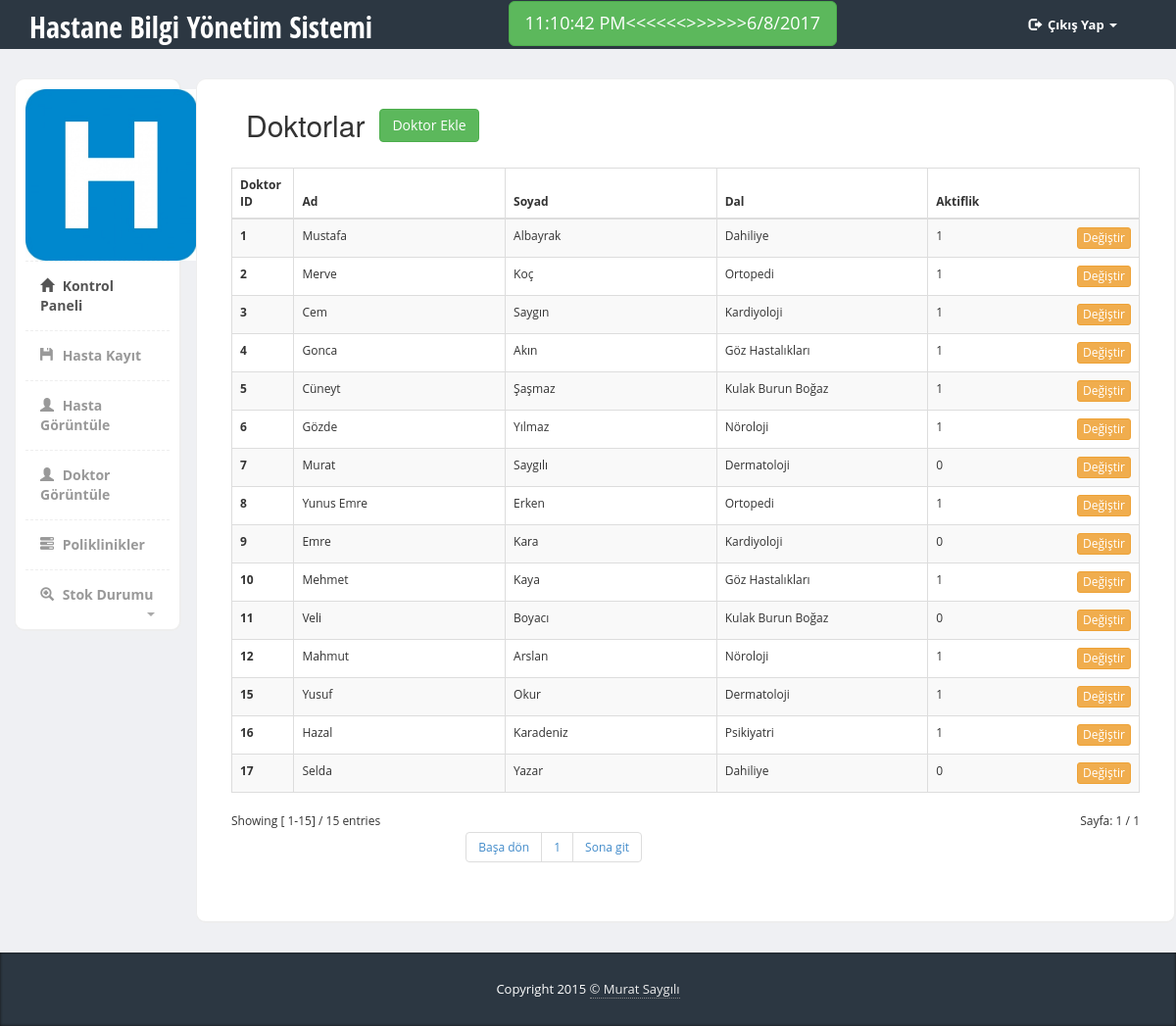
The app's page /bilgi/doktorGoruntule.php (signed in) with its own data.
### tables this page shows
CREATE TABLE IF NOT EXISTS `doktor` (
  `dr_no` int(11) NOT NULL AUTO_INCREMENT,
  `dr_dal_no` int(11) DEFAULT NULL,
  `dr_ad` varchar(15) NOT NULL,
  `dr_soyad` varchar(15) NOT NULL,
  `durum` int(11) NOT NULL DEFAULT '1',
  PRIMARY KEY (`dr_no`),
  KEY `dr_dal_no` (`dr_dal_no`),
  KEY `dr_dal_no_2` (`dr_dal_no`)
);

CREATE TABLE IF NOT EXISTS `pol_dal` (
  `pol_no` int(11) NOT NULL AUTO_INCREMENT,
  `pol_ad` varchar(25) NOT NULL,
  PRIMARY KEY (`pol_no`)
);

### bilgi/doktorGoruntule.php (the view, shortened to what this page needs)
<?php
include_once 'config.php';
include_once 'functions.php';
print getHeader("Doktor Listesi");
?>
    <div class="page-content">
    	<div class="row">
		  <div class="col-md-2">
		  	<div class="sidebar content-box" style="display: block;">
                <?php print getMenu();?>
             </div>
		  </div>
		  <div class="col-md-10">
		  	<div class="row">
		  	<div class="content-box-large">
				<div class="panel-heading">
					<div class="panel-title"><h2>Doktorlar</h2></div>
					<input class="btn btn-success" type="button" value="Doktor Ekle"
				onclick="window.open('doktorEkle.php','ornekpencere',' width=400,height=600,left=300,top=30');">
				</div>
				<div class="panel-body">
					<div id="example_wrapper" class="dataTables_wrapper form-inline"
						role="grid">
						<table aria-describedby="example_info"
							class="table table-striped table-bordered dataTable" id="example"
							border="0" cellpadding="0" cellspacing="0">
							<thead>
								<tr role="row">
									<th	aria-label="Rendering engine: activate to sort column descending"
										aria-sort="ascending" style="width: 5px;" colspan="1"
										rowspan="1" aria-controls="example" tabindex="0"
										role="columnheader" class="sorting_asc">Doktor ID</th>
									<th aria-label="Browser: activate to sort column ascending"
										style="width: 200px;" colspan="1" rowspan="1"
										aria-controls="example" tabindex="0" role="columnheader"
										class="sorting">Ad</th>
									<th aria-label="Browser: activate to sort column ascending"
										style="width: 200px;" colspan="1" rowspan="1"
										aria-controls="example" tabindex="0" role="columnheader"
										class="sorting">Soyad</th>
									<th aria-label="Browser: activate to sort column ascending"
										style="width: 200px;" colspan="1" rowspan="1"
										aria-controls="example" tabindex="0" role="columnheader"
										class="sorting">Dal</th>
									<th aria-label="Browser: activate to sort column ascending"
										style="width: 200px;" colspan="1" rowspan="1"
										aria-controls="example" tabindex="0" role="columnheader"
										class="sorting">Aktiflik</th>
								</tr>
							</thead>
							<tbody aria-relevant="all" aria-live="polite" role="alert">
		 		<?php
			$num_rec_per_page = 20;
			if (isset ( $_GET ["page"] )) {
				$page = $_GET ["page"];
			} else {
				$page = 1;
			}
			$start_from = ($page - 1) * $num_rec_per_page;
			$sql = "SELECT * FROM doktor LIMIT $start_from, $num_rec_per_page";
			$rs_result = mysql_query ( $sql );
			while ( $row = mysql_fetch_assoc ( $rs_result ) ) {
				echo '
						<tr class="gradeA odd">
							<td class="  sorting_1"><strong>'.$row['dr_no'].'</strong></td>
							<td class=" ">'.$row['dr_ad'].'</a></td>
							<td class=" ">'.$row['dr_soyad'].'</td>
						';
				$sqlPoliklinik="SELECT * FROM pol_dal WHERE pol_no={$row['dr_dal_no']} ";
				$rsPol=mysql_query($sqlPoliklinik,$db);
				while ($row3=mysql_fetch_assoc($rsPol)) {
					echo '	<td class="center ">'.$row3['pol_ad'].'</td>
						';
				}
				echo '<td class="center ">'.$row['durum'].' ';
				?>
				<input class="btn btn-warning btn-xs pull-right " type="button" value="Değiştir"
				onclick="window.open('drDurumDegis.php?dr_no=<?php print $row['dr_no'];?>','ornekpencere',' width=400,height=600,left=300,top=30');">
				<?php
				echo ' </td>
						</tr>';
			}
			$sql = "SELECT * FROM doktor";
			$rs_result = mysql_query ( $sql );
			$total_records = mysql_num_rows ( $rs_result );
?>
</tbody>
						</table>
						<div class="row">
							<div class="col-xs-3">
								<div class="dataTables_info">Showing [
								<?php
								if(($num_rec_per_page+$start_from)>$total_records){
									echo ($start_from+1).'-'.$total_records.'] / '.$total_records;
								}else{
								echo ($start_from+1).'-'.($num_rec_per_page+$start_from).'] / '.$total_records; }
								?> entries</div>
							</div>
							<div class="col-xs-6" align="left">
								<div class="dataTables_paginate paging_bootstrap">
									<ul class="pagination">
		<?php
			$sql = "SELECT * FROM doktor";
			$rs_result = mysql_query ( $sql );
			$total_records = mysql_num_rows ( $rs_result );
			$total_pages = ceil ( $total_records / $num_rec_per_page );
			echo "<li><a href='doktorGoruntule.php?page=1'>" . 'Başa dön ' . "</a> </li>";
			for($i = 1; $i <= $total_pages; $i ++) {
				echo "<li><a href='doktorGoruntule.php?page=" . $i . "'>" . $i . " </a></li> ";
			}
			echo "<li><a href='doktorGoruntule.php?page=$total_pages'>" . ' Sona git' . "</a></li> ";
		?>
									</ul>
								</div>
							</div> <div class="col-xs-3" align="right"><?php echo "Sayfa: ".$page." / ".$total_pages;?></div>
						</div>
					</div>
				</div>
			</div>
		  	</div>
		  </div>
		</div>
    </div>
    <?php print getFooter(); ?>

### bilgi/functions.php (shortened to what this page needs)
<?php
function getHeader($title="") {
	return "
			<!DOCTYPE html>
			<html>
			  <head>
			    <title>{$title}</title>
			    <link href='../bootstrap/css/bootstrap.min.css' rel='stylesheet'>
			    <link href='../css/styles.css' rel='stylesheet'>
			  </head>
			  <body>
			  	<div class='header'>
				     <div class='container'>
				        <div class='row'>
				           <div class='col-md-5'>
				              <div class='logo'>
				                 <h1><a href='index.php'>Hastane Bilgi Yönetim Sistemi</a></h1>
				              </div>
				           </div>
				           <div class='col-md-5'>
				              <div class='row'>
				                <div class='col-lg-12'>
				                  <TABLE  BGCOLOR=yellow>
    <TR><TD>
 <FORM NAME='clock_form'>
     <INPUT TYPE='button' class='btn btn-success btn-lg' NAME='clock' size=20>
 </FORM>
    </TD></TR>
</TABLE>
				                </div>
				              </div>
				           </div>
				           <div class='col-md-2'>
				              <div class='navbar navbar-inverse' role='banner'>
				                  <nav class='collapse navbar-collapse bs-navbar-collapse navbar-right' role='navigation'>
				                    <ul class='nav navbar-nav'>
				                      <li class='dropdown'>
				                        <a href='#' class='dropdown-toggle' data-toggle='dropdown'>
				                        <i class='glyphicon glyphicon-log-out'></i>  Çıkış Yap <b class='caret'></b></a>
				                      </li>
				                    </ul>
				                  </nav>
				              </div>
				           </div>
				        </div>
				     </div>
				</div>
			";
}
function getMenu(){
	return "
			<ul class='nav' style='display: block; background-color: '>
					<li><img src='images/logo.jpg' height='175px' width='175px'></li>
                    <li class='current'><a href='index.php'><i class='glyphicon glyphicon-home'></i> Kontrol Paneli</a></li>
					<li><a href='hastaKayitForm.php'><i class='glyphicon glyphicon-floppy-disk'></i> Hasta Kayıt</a></li>
					<li><a href='hastaGoruntule.php'><i class='glyphicon glyphicon-user'></i> Hasta Görüntüle</a></li>
					<li><a href='doktorGoruntule.php'><i class='glyphicon glyphicon-user'></i> Doktor Görüntüle</a></li>
					<li><a href='poliklinikGoruntule.php'><i class='glyphicon glyphicon-tasks'></i> Poliklinikler</a></li>
			<li class='submenu'>
                         <a href='#'>
                            <i class='glyphicon glyphicon-zoom-in'></i> Stok Durumu
                            <span class='caret pull-right'></span>
                         </a>
                         <ul>
                            <li><a href='ilacGoruntule.php'><i class='glyphicon glyphicon-minus'></i> İlaçlar</a></li>
                            <li><a href='malzemeGoruntule.php'><i class='glyphicon glyphicon-minus'></i> Tıbbi Malzeme</a></li>
                        </ul>
                    </li>
                </ul>
			";
}
function getFooter(){
	return "
			<footer>
         <div class='container'>
            <div class='copy text-center'>
               Copyright 2015 <a href='#'>&copy Murat Saygılı</a>
            </div>
         </div>
      </footer>
    <script src='https://code.jquery.com/jquery.js'></script>
    <script src='../bootstrap/js/bootstrap.min.js'></script>
    <script src='../js/custom.js'></script>
  </body>
</html>
			";
}
?>

### css/styles.css (style rules this page uses)
body { font-family: 'Open Sans', sans-serif; background-color: #f7f7f7; position: relative; margin: 0px; font-size: 12px; padding: 0px; }
.page-content > .row { margin-left: 0px !important; margin-right: 0px !important; margin-top: 30px; }
footer { background-color:#2c3742; box-shadow:inset 0px 0px 3px #111; color:#fff; font-size:14px; line-height:25px; padding:10px 0px 10px 0px; bottom: 0px; }
footer a { color:#eee; text-decoration:none; border-bottom:1px dotted #888; }
footer .copy { font-size:13px; margin:15px 0px; }
.header { height:50px; background-color: #2c3742; }
.header .logo h1 { font-size:30px; margin:0px; padding:10px 0px; }
.header .logo h1 a { color:#fff; font-family: 'Open Sans Condensed', sans-serif; }
.header .navbar * { box-shadow:none !important; }
.header .navbar { background:none !important; border:0px !important; }
.header .navbar i { margin-right:3px; }
.header .navbar .nav > li > a { color:#fff !important; font-size:13px !important; border-bottom:0px !important; margin-top:0px !important; font-weight:bold; }
.header .navbar-collapse { border:0px !important; }
.header .navbar-nav .caret { border-top-color:#fff !important; border-bottom-color:#fff !important; }
.content-box, .content-box-large { margin-bottom:30px; background:#fff; border-radius:10px; padding:10px; border-left:1px solid #eee; border-top:1px solid #eee; border-right:2px solid #eee; border-bottom:2px solid #eee; }
.content-box-large { padding: 20px; }
.sidebar ul.nav, .sidebar ul.nav ul { list-style: none; padding: 0px; margin: 0px; }
.sidebar .nav > li { margin: 0; border-bottom:1px dashed #eee; }
.sidebar .nav > li:last-child { border-bottom:0px; }
.sidebar .nav > li > a { font-size: 14px; line-height: 20px; padding: 15px 15px; color: #999; display: block; font-weight:bold; background:none; text-decoration: none; border-top:0px; font-weight:bold; }
.sidebar .nav > li > a > i { margin-right:5px; }
.sidebar .nav li a:hover, .sidebar .nav li.current > a { background: #fff; color: #555; border-bottom:0px; }
.sidebar .nav a .caret { float: right; width: 0; height: 0; display: inline-block; vertical-align: top; border-top: 4px solid #aaa; border-right: 4px solid transparent; border-left: 4px solid transparent; content: ""; margin-top: 8px; margin-left: 2px; }
body { background-color: #eff0f3; }
.panel-heading>.panel-title, .content-box-header .panel-title { float: left; padding: 10px 15px; padding-top: 0px; }
.panel-heading>.panel-title>*, .content-box-header .panel-title>* { margin: 0; }
.panel-body { clear:both; }

### records on screen
doktor: dr_no "1", dr_ad "Mustafa", dr_soyad "Albayrak", durum "1"
pol_dal: pol_ad "Dahiliye"
doktor: dr_no "2", dr_ad "Merve", dr_soyad "Koç", durum "1"
pol_dal: pol_ad "Ortopedi"
doktor: dr_no "3", dr_ad "Cem", dr_soyad "Saygın", durum "1"
pol_dal: pol_ad "Kardiyoloji"
doktor: dr_no "4", dr_ad "Gonca", dr_soyad "Akın", durum "1"
pol_dal: pol_ad "Göz Hastalıkları"
doktor: dr_no "5", dr_ad "Cüneyt", dr_soyad "Şaşmaz", durum "1"
pol_dal: pol_ad "Kulak Burun Boğaz"
doktor: dr_no "6", dr_ad "Gözde", dr_soyad "Yılmaz", durum "1"
pol_dal: pol_ad "Nöroloji"
doktor: dr_no "7", dr_ad "Murat", dr_soyad "Saygılı", durum "0"
pol_dal: pol_ad "Dermatoloji"
doktor: dr_no "8", dr_ad "Yunus Emre", dr_soyad "Erken", durum "1"
doktor: dr_no "9", dr_ad "Emre", dr_soyad "Kara", durum "0"
doktor: dr_no "10", dr_ad "Mehmet", dr_soyad "Kaya", durum "1"
doktor: dr_no "11", dr_ad "Veli", dr_soyad "Boyacı", durum "0"
doktor: dr_no "12", dr_ad "Mahmut", dr_soyad "Arslan", durum "1"
doktor: dr_no "15", dr_ad "Yusuf", dr_soyad "Okur", durum "1"
doktor: dr_no "16", dr_ad "Hazal", dr_soyad "Karadeniz", durum "1"
pol_dal: pol_ad "Psikiyatri"
doktor: dr_no "17", dr_ad "Selda", dr_soyad "Yazar", durum "0"

### other values on screen
$start_from+1 "1"
$total_records "15"
$page "1"
$total_pages "1"
